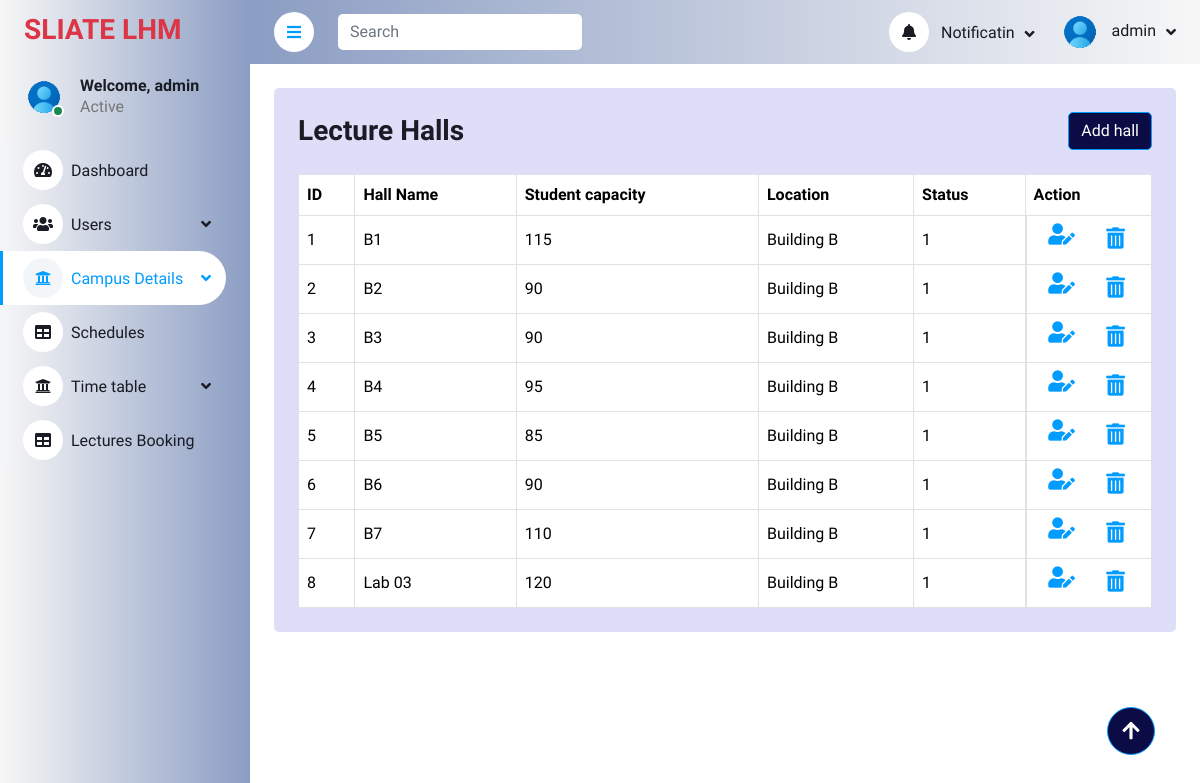
The app's page /admin/LectureHall.php (signed in) with its own data.
### tables this page shows
CREATE TABLE `lecture_halls` (
  `id` int NOT NULL AUTO_INCREMENT,
  `hall_name` varchar(100) NOT NULL,
  `capacity` int NOT NULL,
  `location` varchar(255) NOT NULL,
  `available` tinyint(1) DEFAULT '1',
  PRIMARY KEY (`id`)
);

### admin/LectureHall.php (the view, shortened to what this page needs)
<?php include './include/header.php'; ?>
<div class="content">
    <?php include './include/navbar.php'; ?>
    <div class="container-fluid pt-4 px-4">
        <div class="bg-light text-center rounded p-4">
            <div class="d-flex align-items-center justify-content-between mb-4">
                <h3 class="mb-0">Lecture Halls</h3>
                <button type="button" class="btn btn-primary" data-bs-toggle="modal" data-bs-target="#hallForm">Add hall
                </button>
            </div>
            <div class="table-responsive">
                <table class="table text-start align-middle table-bordered table-hover mb-0">
                    <thead>
                        <tr class="text-dark">
                            <th scope="col">ID</th>
                            <th scope="col">Hall Name</th>
                            <th scope="col">Student capacity</th>
                            <th scope="col">Location</th>
                            <th scope="col">Status</th>
                            <th scope="col">Action</th>
                        </tr>
                    </thead>
                    <tbody>
                        <?php
                        $stmt = $conn->query("SELECT id, hall_name, capacity, location, available FROM lecture_halls");
                        $result = $stmt->fetchAll(PDO::FETCH_ASSOC);
                        if (!empty($result)) {
                            foreach ($result as $row) {
                                echo '<tr>';
                                echo '<td>' . htmlspecialchars($row['id']) . '</td>';
                                echo '<td>' . htmlspecialchars($row['hall_name']) . '</td>';
                                echo '<td>' . htmlspecialchars($row['capacity']) . '</td>';
                                echo '<td>' . htmlspecialchars($row['location']) . '</td>';
                                echo '<td>' . htmlspecialchars($row['available']) . '</td>';
                                echo '<td class="d-flex justify-content-around">';
                                echo '<a href="#" class="edit-hall" data-bs-toggle="modal" data-bs-target="#edithallForm" data-id="' . $row['id'] . '" data-hall_name="' . htmlspecialchars($row['hall_name']) . '" data-capacity="' . htmlspecialchars($row['capacity']) . '" data-location="' . htmlspecialchars($row['location']) . '"><i class="fas fa-user-edit fa-lg"></i></a>';
                                echo '<a href="include/delete.php?type=LectureHall&id=' . $row['id'] . '" class="m-1" onclick="return confirm(\'Are you sure you want to delete this Hall?\')"><i class="fas fa-trash-alt fa-lg"></i></a>';
                                echo '</td>';
                                echo '</tr>';
                            }
                        } else {
                            echo '<tr><td colspan="5">No results found</td></tr>';
                        }
                        ?>
                    </tbody>
                </table>
            </div>
        </div>
    </div>
</div>
<?php include './include/footer.php'; ?>

### admin/assets/css/style.css (style rules this page uses)
:root { --primary: #009CFF; --light: #F3F6F9; --dark: #191C24; }
.btn { transition: .5s; }
.btn.btn-primary { color: #FFFFFF; }
.content { margin-left: 250px; min-height: 100vh; background: #FFFFFF; transition: 0.5s; }
@media (min-width: 992px) { .content { width: calc(100% - 250px); } }

### admin/assets/css/adminstyle.css (style rules this page uses)
.back-colors { background: rgb(139,157,195); background: linear-gradient(270deg, rgb(139,157,195) 0%, rgb(247,247,247) 100%); }
.btn-primary { background-color: #0B0B45; }
.bg-light { background-color: #dedef8 !important; }
.table-hover { background-color: #fff; }

### records on screen
lecture_halls: id "1", hall_name "B1", capacity "115", location "Building B", available "1"
lecture_halls: id "2", hall_name "B2", capacity "90", location "Building B", available "1"
lecture_halls: id "3", hall_name "B3", capacity "90", location "Building B", available "1"
lecture_halls: id "4", hall_name "B4", capacity "95", location "Building B", available "1"
lecture_halls: id "5", hall_name "B5", capacity "85", location "Building B", available "1"
lecture_halls: id "6", hall_name "B6", capacity "90", location "Building B", available "1"
lecture_halls: id "7", hall_name "B7", capacity "110", location "Building B", available "1"
lecture_halls: id "8", hall_name "Lab 03", capacity "120", location "Building B", available "1"

### other values on screen
$_SESSION['user_name'] "admin"
